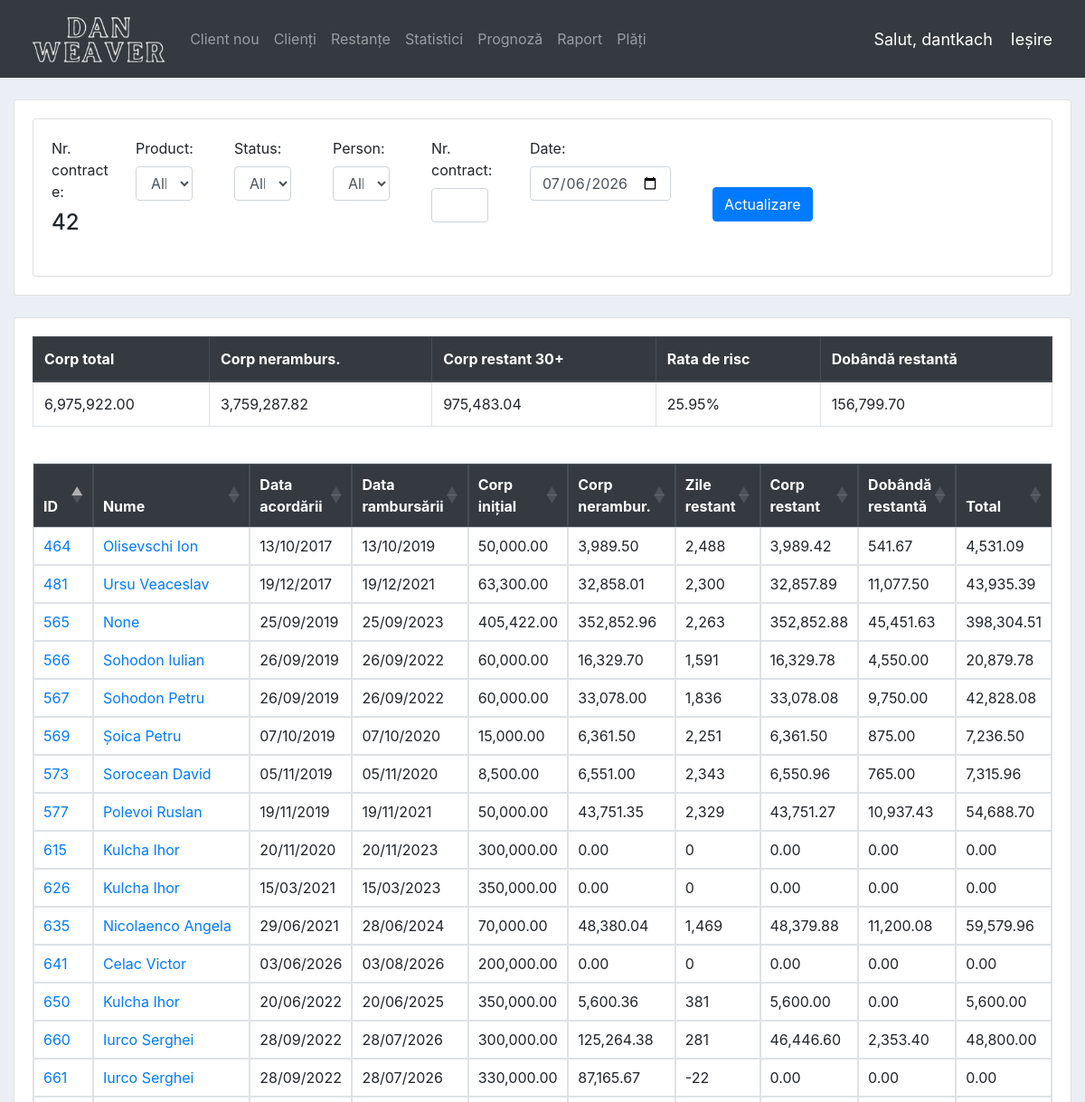
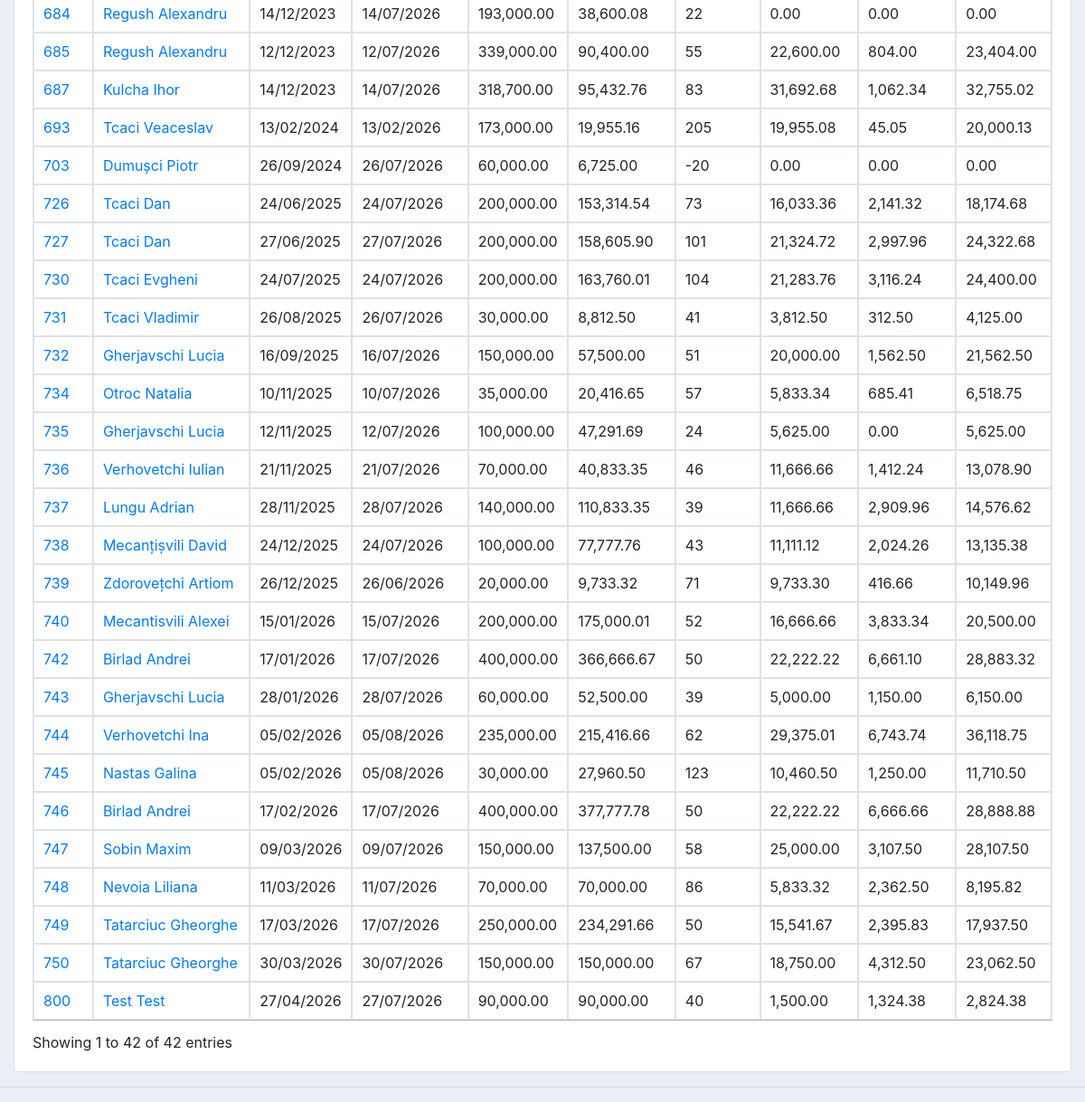
Screenshot of /arrears/ (signed in) with the database file from the repository (2 pictures, top to bottom).
### accounts/models.py (models this page shows, shortened)
class Contract(models.Model):
    STATUS = (
        ('Active', 'Active'),
        ('Closed', 'Closed'),
        ('Colectare', 'Colectare'),
        ('Judecata', 'Judecata'),
        ('Bad Client', 'Bad Client'),
        ('Refinantare', 'Refinantare')
    )
    CALC_METHOD = (
        ('Declining Balance', 'Declining Balance'),
        ('Declining Balance (OLD)', 'Declining Balance (OLD)'),
        ('Fixed Flat', 'Fixed Flat'),
    )
    PRODUCT = {
        ('Classic', 'Classic'),
        ('Imobil', 'Imobil'),
        ('Special', 'Special'),
        ('Consum', 'Consum')
    }
    CURRENCY = {
        ('MDL', 'MDL'),
        ('EUR', 'EUR'),
    }
    ECONOMICAL_SECTOR = (
        ('Agricultură', 'Agricultură'),
        ('Comerț', 'Comerț'),
        ('Construcții', 'Construcții'),
        ('Consum', 'Consum'),
        ('Imobil', 'Imobil'),
        ('Transport', 'Transport'),
        ('Prestarea serviciilor', 'Prestarea serviciilor'),
        ('Industria energetică', 'Industria energetică'),
        ('Industria productivă', 'Industria productivă'),
        ('Industria Alim. și Procesare', 'Industria Alim. și Procesare'),
        ('Alte scopuri', 'Alte scopuri')
    )
    TERM = (
        ('Long', 'Long'),
        ('Short', 'Short')
    )
    id = models.IntegerField(primary_key=True)
    client = models.ForeignKey(Client, null=True, on_delete=models.CASCADE)
    status = models.CharField(max_length=200, null=True,
                              choices=STATUS, default='Active')
    scope = models.CharField(max_length=200, null=True, blank=True)
    sector = models.CharField(max_length=200, null=True,
                              choices=ECONOMICAL_SECTOR, default='Agricultură')
    term = models.CharField(max_length=200, null=True,
                            choices=TERM, default='Long')
    date_created = models.DateField(null=True)
    date_closed = models.DateField(null=True, blank=True)
    product = models.CharField(max_length=200, null=True,
                               choices=PRODUCT, default='Classic')
    loan = models.DecimalField(max_digits=15, decimal_places=2, null=True)
    months = models.IntegerField(null=True)
    interest_rate = models.DecimalField(max_digits=10,
                                        decimal_places=3, null=True)
    annual_payments = models.IntegerField(null=True)
    calc_method = models.CharField(max_length=100,
                                   null=True, choices=CALC_METHOD)
    month_sum = models.DecimalField(max_digits=10, decimal_places=3, null=True)
    grace_period = models.IntegerField(null=True)
    currency = models.CharField(max_length=100, null=True,
                                choices=CURRENCY, default='MDL')
    exchange_rate = models.DecimalField(max_digits=15, decimal_places=3,
                                        default=1, blank=True)
    comments = models.TextField(null=True)
    comission = models.DecimalField(max_digits=10, decimal_places=3, null=True)
    residual = models.DecimalField(max_digits=15, decimal_places=2, null=True, blank=True, default=0)
    fee_issue = models.DecimalField(max_digits=10, decimal_places=3, null=True, blank=True, default=0)
    fee_issue_months = models.IntegerField(null=True, blank=True, default=1)

### accounts/decorators.py (the view)
		def wrapper_func(request, *args, **kwargs):
			group = None
			if request.user.groups.exists():
				group = request.user.groups.all()[0].name
			if group in allowed_roles:
				return view_func(request, *args, **kwargs)
			else:
				return HttpResponse('You are not authorized to view this page')

### accounts/forms.py
class ArrearsForm(ModelForm):
    PERSON = (
        ('All', 'All'),
        ('Physical', 'Physical'),
        ('Juridical', 'Juridical')
    )
    person = forms.ChoiceField(choices=PERSON)
    class Meta:
        model = Arrears
        fields = '__all__'
        widgets = {
            'date': DateInput()
        }

### accounts/templates/accounts/arrears.html (shortened to what this page needs)
{%  extends 'accounts/my_main.html' %}
{% load widget_tweaks %}
{% block content %}
<br>
<div class="row">
	<div class="col-md">
		<div class="card card-body">
			<div class="row">
				<div class="col">
					<div class="card card-body">
						<form method="GET">
                            <div class="row">
                                <div class="form-group col-sm col-md-1">
                                    <div class="mb-2">Nr. contracte: </div>
                                    <h4>{{count}}</h4>
                                </div>
                                <div class="form-group col-sm col-md-1 mr-3">
                                    {{ myFilter.form.product.label_tag }}
                                    {% render_field myFilter.form.product class="form-control" %}
                                </div>
                                <div class="form-group col-sm col-md-1 mr-3">
                                    {{ myFilter.form.status.label_tag }}
                                    {% render_field myFilter.form.status class="form-control" %}
                                </div>
                                <div class="form-group col-sm col-md-1 mr-3">
                                    {{additionalForm.person.label_tag}}
                                    {% render_field additionalForm.person class="form-control" %}
                                </div>
                                <div class="form-group col-sm col-md-1 mr-3">
                                    <label>Nr. contract: </label>
                                    {% render_field myFilter.form.id class="form-control" %}
                                </div>
                                <div class="form-group col-sm col-md-2 mr-3">
                                    {{additionalForm.date.label_tag}}
                                    {% render_field additionalForm.date class="form-control" %}
                                </div>
                                <div class="col-sm mt-3 align-self-center">
                                    <button class="btn btn-primary" type="submit">Actualizare</button>
                                </div>
                            </div>
                        </form>
					</div>
				</div>
			</div>
		</div>
		<br>
		<div class="card card-body">
			<table class="table table-bordered">
				<thead class="thead-dark">
				<tr>
					<th scope="col">Corp total</th>
					<th scope="col">Corp neramburs.</th>
					<th scope="col">Corp restant 30+</th>
					<th scope="col">Rata de risc</th>
					<th scope="col">Dobândă restantă</th>
				</tr>
				</thead>
				<tbody>
				<tr>
					<td>{{profile.0|floatformat:2}}</td>
					<td>{{profile.1|floatformat:2}}</td>
					<td>{{profile.2|floatformat:2}}</td>
					<td>{{profile.3|floatformat:2}}%</td>
					<td>{{profile.4|floatformat:2}}</td>
				</tr>
				</tbody>
			</table>
			<br>
			<table id="main-table" class="table table-bordered">
				<thead class="thead-dark">
				<tr>
                        <th>ID</th>
                        <th>Nume</th>
                        <th>Data acordării</th>
                        {% if closed %}
                            <th>Data închiderii</th>
                        {% else %}
                            <th>Data rambursării</th>
                        {% endif %}
                        <th>Corp inițial</th>
                        <th>Corp nerambur.</th>
                        <th>Zile restant</th>
                        <th>Corp restant</th>
                        <th>Dobândă restantă</th>
                        <th>Total</th>
				</tr>
				</thead>
				<tbody>
				{% for contract in contracts %}
				<tr>
					<td><a href="{% url 'view_contract' contract.0 %}">{{contract.0}}</a></td>
					<td><a href="{% url 'client' contract.3 %}">{{contract.1}}</a></td>
                        <td data-order={{contract.4|date:"U"}}>{{contract.4|date:"d/m/Y"}}</td>
                    {% if closed %}
                        <td data-order={{contract.5|date:"U"}}>{{contract.5|date:"d/m/Y"}}</td>
                    {% else %}
                        <td data-order={{contract.6|date:"U"}}>{{contract.6|date:"d/m/Y"}}</td>
                    {% endif %}
					<td>{{contract.2.0.10|floatformat:2}}</td>
					<td>{{contract.2.0.12|floatformat:2}}</td>
					<td>{{contract.2.0.21}}</td>
					<td>{{contract.2.0.4|floatformat:2}}</td>
					<td>{{contract.2.0.5|floatformat:2}}</td>
					<td>{{contract.2.0.22|floatformat:2}}</td>
				</tr>
				{% endfor %}
				</tbody>
			</table>
		</div>
	</div>
</div>
{% endblock %}

### accounts/templates/accounts/my_navbar.html (shortened to what this page needs)
{% load static %}
<nav class="navbar navbar-expand-lg navbar-dark bg-dark">
 <img src="{% static 'images/logo2.png' %}" height="70">
  <div class="collapse navbar-collapse" id="navbarNav">
    <ul class="navbar-nav">
      {% if request.user.is_staff %}
        <li class="nav-item">
            <a class="nav-link" href="{% url 'createClient' %}">Client nou</a>
        </li>
        <li class="nav-item">
            <a class="nav-link" href="{% url 'home' %}">Clienți</a>
        </li>
        <li class="nav-item">
            <a class="nav-link" href="/arrears/?status=Active">Restanțe</a>
        </li>
        <li class="nav-item">
            <a class="nav-link" href="{% url 'download_statistics' %}">Statistici</a>
        </li>
        <li class="nav-item">
            <a class="nav-link" href="/prognosis/2000-01-01/2000-01-01/Classic/">Prognoză</a>
        </li>
        <li class="nav-item">
            <a class="nav-link" href="/report/{% now "Y-m-d" %}/All/">Raport</a>
        </li>
        <li class="nav-item">
            <a class="nav-link" href="/payments/">Plăți</a>
        </li>
      {% endif %}
    </ul>
  </div>
  <span class="hello-msg">Salut, {{request.user}}</span>
  <span ><a  class="hello-msg" href="{% url 'logout' %}">Ieșire</a></span>
</nav>

### static/css/main.css (style rules this page uses)
body { background-color: #ebeff5; }

### accounts/templates/accounts/my_navbar.html (style rules this page uses)
.hello-msg { font-size: 18px; color: #fff; margin-right: 20px; }

### rows the page displays
Contract: date_created "13/10/2017"
Contract: date_created "19/12/2017"
Contract: date_created "25/09/2019"
Contract: date_created "26/09/2019"
Contract: date_created "26/09/2019"
Contract: date_created "07/10/2019"
Contract: date_created "05/11/2019"
Contract: date_created "19/11/2019"
Contract: date_created "20/11/2020"
Contract: date_created "15/03/2021"
Contract: date_created "29/06/2021"
Contract: date_created "03/06/2026"
Contract: date_created "20/06/2022"
Contract: date_created "28/09/2022"
Contract: date_created "28/09/2022"
Contract: date_created "14/12/2023"
Contract: date_created "12/12/2023"
Contract: date_created "14/12/2023"
Contract: date_created "13/02/2024"
Contract: date_created "26/09/2024"
Contract: date_created "24/06/2025"
Contract: date_created "27/06/2025"
Contract: date_created "24/07/2025"
Contract: date_created "26/08/2025"
Contract: date_created "16/09/2025"
Contract: date_created "10/11/2025"
Contract: date_created "12/11/2025"
Contract: date_created "21/11/2025"
Contract: date_created "28/11/2025"
Contract: date_created "24/12/2025"
Contract: date_created "26/12/2025"
Contract: date_created "15/01/2026"
Contract: date_created "17/01/2026"
Contract: date_created "28/01/2026"
Contract: date_created "05/02/2026"
Contract: date_created "05/02/2026"
Contract: date_created "17/02/2026"
Contract: date_created "09/03/2026"
Contract: date_created "11/03/2026"
Contract: date_created "17/03/2026"
Contract: date_created "30/03/2026"
Contract: date_created "27/04/2026"

### other values shown
{{ request.user }} "dantkach"
{{ count }} "42"
{{ myFilter.form.product.label_tag }} "Product:"
{{ myFilter.form.status.label_tag }} "Status:"
{{ additionalForm.person.label_tag }} "Person:"
{{ additionalForm.date.label_tag }} "Date:"
{{ profile.0|floatformat:2 }} "6,975,922.00"
{{ profile.1|floatformat:2 }} "3,759,287.82"
{{ profile.2|floatformat:2 }} "975,483.04"
{{ profile.3|floatformat:2 }} "25.95"
{{ profile.4|floatformat:2 }} "156,799.70"
{{ contract.0 }} "464" "481" "565" "566" "567" "569" "573" "577" "615" "626" "635" "641" "650" "660" "661" "684" "685" "687" "693" "703" "726" "727" "730" "731" "732" "734" "735" "736" "737" "738" "739" "740" "742" "743" "744" "745" "746" "747" "748" "749" "750" "800"
{{ contract.1 }} "Olisevschi Ion" "Ursu Veaceslav" "None" "Sohodon Iulian" "Sohodon Petru" "Șoica Petru" "Sorocean David" "Polevoi Ruslan" "Kulcha Ihor" "Kulcha Ihor" "Nicolaenco Angela" "Celac Victor" "Kulcha Ihor" "Iurco Serghei" "Iurco Serghei" "Regush Alexandru" "Regush Alexandru" "Kulcha Ihor" "Tcaci Veaceslav" "Dumușci Piotr" "Tcaci Dan" "Tcaci Dan" "Tcaci Evgheni" "Tcaci Vladimir" "Gherjavschi Lucia" "Otroc Natalia" "Gherjavschi Lucia" "Verhovetchi Iulian" "Lungu Adrian" "Mecanțișvili David" "Zdorovețchi Artiom" "Mecantisvili Alexei" "Birlad Andrei" "Gherjavschi Lucia" "Verhovetchi Ina" "Nastas Galina" "Birlad Andrei" "Sobin Maxim" "Nevoia Liliana" "Tatarciuc Gheorghe" "Tatarciuc Gheorghe" "Test Test"
{{ contract.6|date:"d/m/Y" }} "13/10/2019" "19/12/2021" "25/09/2023" "26/09/2022" "26/09/2022" "07/10/2020" "05/11/2020" "19/11/2021" "20/11/2023" "15/03/2023" "28/06/2024" "03/08/2026" "20/06/2025" "28/07/2026" "28/07/2026" "14/07/2026" "12/07/2026" "14/07/2026" "13/02/2026" "26/07/2026" "24/07/2026" "27/07/2026" "24/07/2026" "26/07/2026" "16/07/2026" "10/07/2026" "12/07/2026" "21/07/2026" "28/07/2026" "24/07/2026" "26/06/2026" "15/07/2026" "17/07/2026" "28/07/2026" "05/08/2026" "05/08/2026" "17/07/2026" "09/07/2026" "11/07/2026" "17/07/2026" "30/07/2026" "27/07/2026"
{{ contract.2.0.10|floatformat:2 }} "50,000.00" "63,300.00" "405,422.00" "60,000.00" "60,000.00" "15,000.00" "8,500.00" "50,000.00" "300,000.00" "350,000.00" "70,000.00" "200,000.00" "350,000.00" "300,000.00" "330,000.00" "193,000.00" "339,000.00" "318,700.00" "173,000.00" "60,000.00" "200,000.00" "200,000.00" "200,000.00" "30,000.00" "150,000.00" "35,000.00" "100,000.00" "70,000.00" "140,000.00" "100,000.00" "20,000.00" "200,000.00" "400,000.00" "60,000.00" "235,000.00" "30,000.00" "400,000.00" "150,000.00" "70,000.00" "250,000.00" "150,000.00" "90,000.00"
